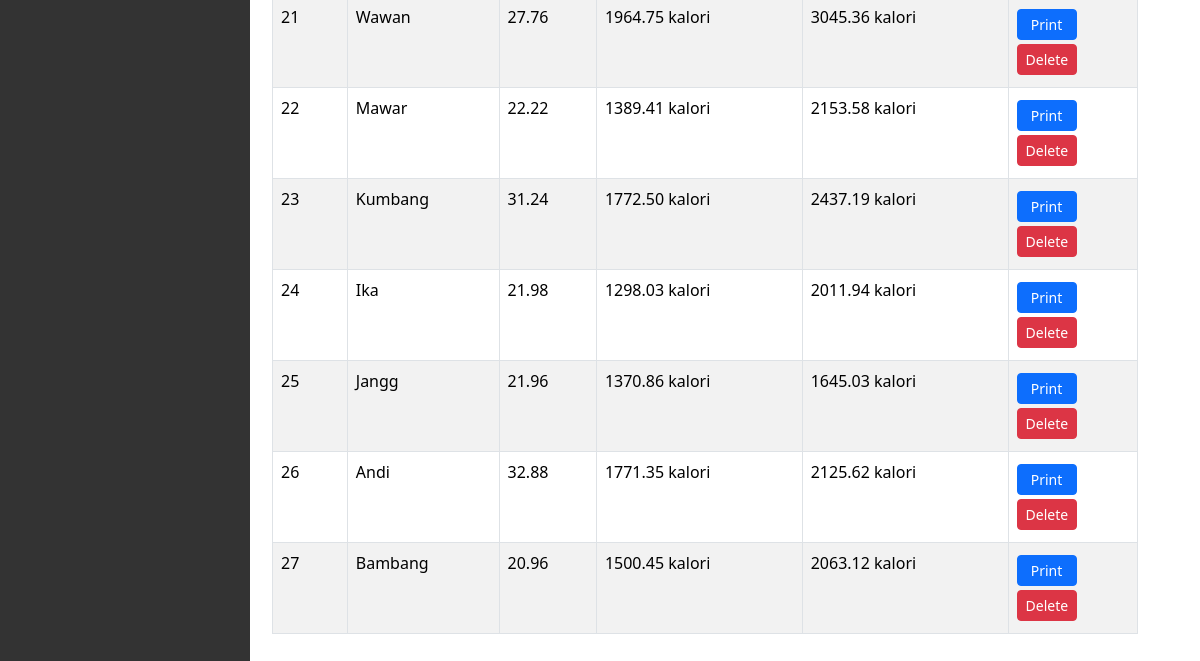
The page /manage_calc (signed in, lower part) on the database as committed earlier.
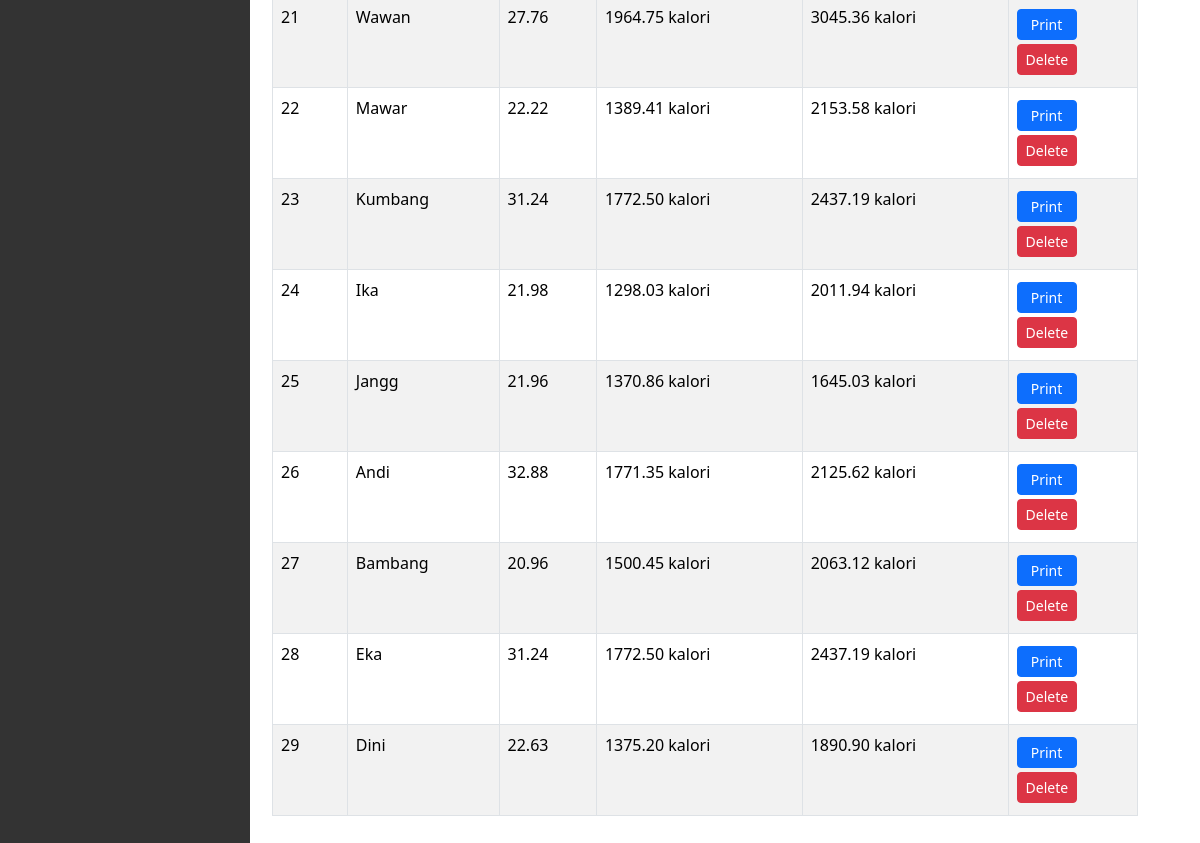
The same page on the database as committed later.
### tables this page shows
CREATE TABLE "bio" (
    id INTEGER PRIMARY KEY AUTOINCREMENT,
    user_id INTEGER,
	name TEXT, 
    imt NUMERIC NOT NULL,
    bmr NUMERIC NOT NULL,
    tdee NUMERIC NOT NULL,
    timestamp TIMESTAMP DEFAULT CURRENT_TIMESTAMP,
    FOREIGN KEY (user_id) REFERENCES users(id)
);

### app.py (the view)
@app.route('/manage_calc', methods=["GET", "POST"])
@login_admin_required
def manage_calc():
    bios = db.execute("SELECT * FROM bio")
    return render_template("manage-kalk.html", bios=bios)

### app.py (called while the page is built)
@app.after_request
def after_request(response):
    response.headers["Cache-Control"] = "no-cache, no-store, must-revalidate"
    response.headers["Expires"] = 0
    response.headers["Pragma"] = "no-cache"
    return response

### helpers.py (called while the page is built)
def login_admin_required(f):
    @wraps(f)
    def decorated_function(*args, **kwargs):
        if session.get("role") != 'admin':
            return redirect("/login")
        return f(*args, **kwargs)
    return decorated_function

def format_decimal(value):
    if value is None:
        return ""
    try:
        formatted_value = "{:.2f}".format(value)
        return formatted_value
    except (ValueError, TypeError):
        return ""

### templates/manage-kalk.html (shortened to what this page needs)
{% extends "dashboard.html" %}
{% block content %}
<div class="section">
    <div action="/manage_user" method="post"></form>
    <table class="table table-striped">
        <tbody>
            {% for bio in bios %}
            <tr>
                <td class="table-cell">{{ loop.index }}</td>
                <td class="table-cell">{{ bio.name }}</td>
                <td class="table-cell">{{ format_decimal(bio.imt) }}</td>
                <td class="table-cell">{{ format_decimal(bio.bmr) }} kalori</td>
                <td class="table-cell">{{ format_decimal(bio.tdee) }} kalori</td>
                <td class="table-cell">
                    <div class="d-block my-1"><a href="/print/kalkulasi/{{ bio.id }}" class="btn btn-primary btn-sm" style="width: 60px"> Print </a></div>
                    <div class="d-block my-1">
                        <form action="/delete/kalkulasi/{{ bio.id }}" method="post" onsubmit="return confirm('Apakah Anda yakin ingin menghapus data ini?');">
                            <button type="submit" class="btn btn-danger btn-sm" style="width: 60px">Delete</button>
                        </form>
                    </div>
                </td>
            </tr>
            {% endfor %}
        </tbody>
    </table>
</div>
{% endblock %}

Rows that differ between the two databases and show on the page:
added bio: name "Eka", imt "31.24", bmr "1772.50", tdee "2437.19"
added bio: name "Dini", imt "22.63", bmr "1375.20", tdee "1890.90"
